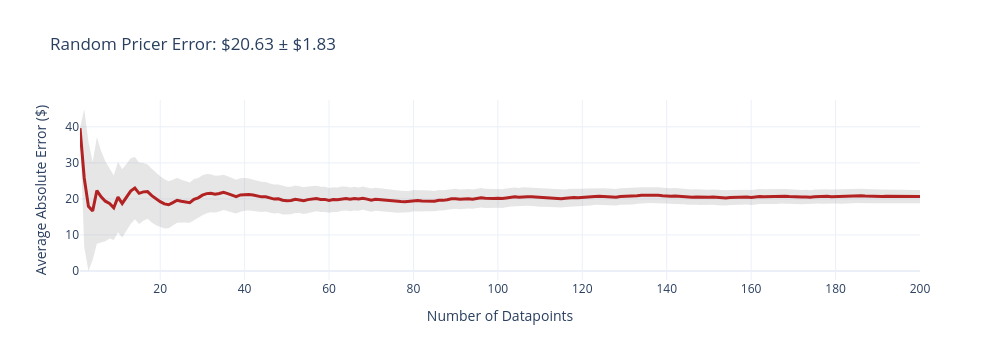
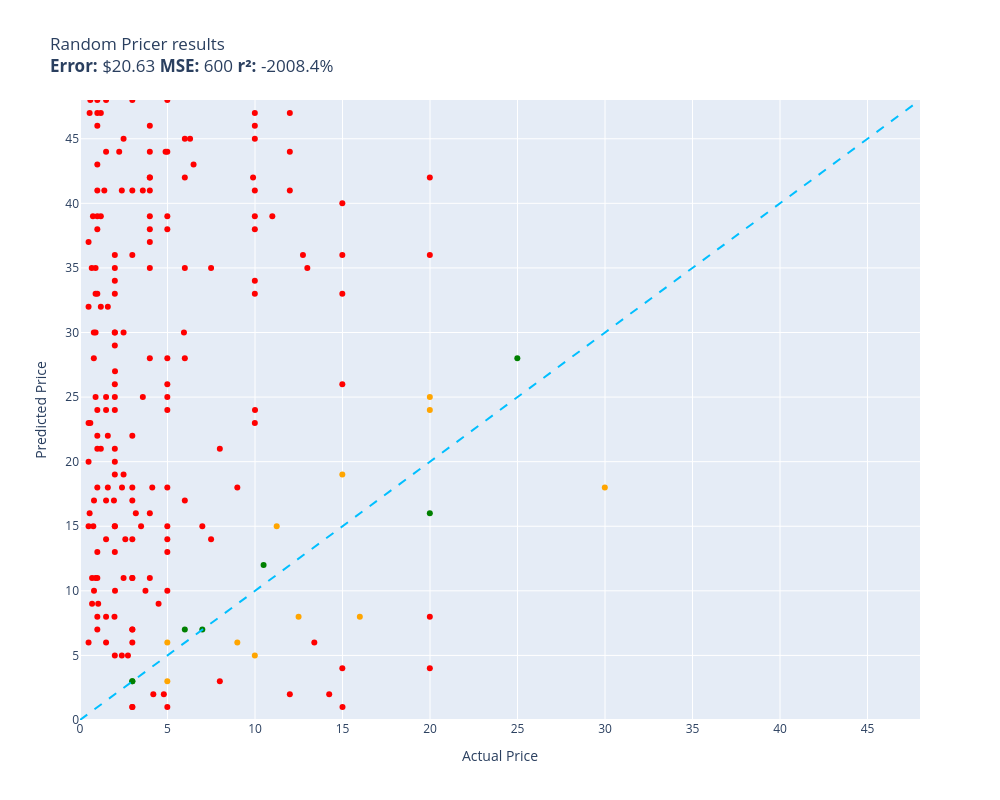

Here is the notebook cell these charts were saved with, in order:
### Code cell
random.seed(42)
evaluate(random_pricer, test)

### Figure 1 — Plotly figure (JSON) as saved in the notebook; plotly's stock layout.template omitted (floating-point values rounded to 4 significant figures; data arrays with more than 128 entries replaced by an {"elided": "..."} marker saying what was removed)
{"data": [{"fill": "toself", "fillcolor": "rgba(128,128,128,0.2)", "hoverinfo": "skip", "line": {"color": "rgba(255,255,255,0)"}, "name": "95% CI", "showlegend": false, "type": "scatter", "x": {"elided": "400 int values"}, "y": {"elided": "400 float values"}}, {"customdata": {"elided": "200x1 float values"}, "hovertemplate": "n=%{x}<br>Avg Error=$%{y:,.2f}<br>±95% CI=$%{customdata[0]:,.2f}<extra></extra>", "line": {"color": "firebrick", "width": 3}, "mode": "lines", "name": "Cumulative Avg Error", "type": "scatter", "x": {"elided": "200 int values"}, "y": {"elided": "200 float values"}}], "layout": {"height": 360, "showlegend": false, "title": {"text": "Random Pricer Error: $20.63 ± $1.83"}, "width": 1000, "xaxis": {"title": {"text": "Number of Datapoints"}}, "yaxis": {"title": {"text": "Average Absolute Error ($)"}}}}

### Figure 2 — Plotly figure (JSON) as saved in the notebook; plotly's stock layout.template omitted (floating-point values rounded to 4 significant figures; data arrays with more than 128 entries replaced by an {"elided": "..."} marker saying what was removed)
{"data": [{"customdata": {"elided": "182x1 str values"}, "hovertemplate": "%{customdata[0]}<extra></extra>", "legendgroup": "red", "marker": {"color": "red", "size": 6, "symbol": "circle"}, "mode": "markers", "name": "red", "orientation": "v", "showlegend": true, "type": "scatter", "x": {"elided": "182 float values"}, "xaxis": "x", "y": {"elided": "182 int values"}, "yaxis": "y"}, {"customdata": [["Combat Mission: Red Thunder\nGuess=$18.00 Actual=$29.99"], ["Rogue Rocks\nGuess=$6.00 Actual=$4.99"], ["異星病毒Alien virus\nGuess=$3.00 Actual=$4.99"], ["Ark of Artemis\nGuess=$6.00 Actual=$8.99"], ["Harvest Moon: Light of Hope Special Edit...\nGuess=$24.00 Actual=$19.99"], ["The Battle of Sol\nGuess=$5.00 Actual=$9.99"], ["Mega City Force\nGuess=$15.00 Actual=$11.24"], ["Deadside\nGuess=$8.00 Actual=$12.49"], ["R-Type Final 2\nGuess=$25.00 Actual=$19.99"], ["Dragon Marked For Death\nGuess=$8.00 Actual=$15.99"], ["Daymare: 1994 Sandcastle\nGuess=$19.00 Actual=$14.99"]], "hovertemplate": "%{customdata[0]}<extra></extra>", "legendgroup": "orange", "marker": {"color": "orange", "size": 6, "symbol": "circle"}, "mode": "markers", "name": "orange", "orientation": "v", "showlegend": true, "type": "scatter", "x": [29.99, 4.99, 4.99, 8.99, 19.99, 9.99, 11.24, 12.49, 19.99, 15.99, 14.99], "xaxis": "x", "y": [18, 6, 3, 6, 24, 5, 15, 8, 25, 8, 19], "yaxis": "y"}, {"customdata": [["橙天の銀翼　～スカイランドの魔女と巫女～\nGuess=$7.00 Actual=$5.99"], ["Purrfect Apawcalypse: Patches' Infurno\nGuess=$7.00 Actual=$6.99"], ["Dungen\nGuess=$3.00 Actual=$2.99"], ["Ludoria\nGuess=$16.00 Actual=$19.99"], ["Thrills & Chills - Roller Coasters\nGuess=$3.00 Actual=$2.99"], ["STAR OCEAN THE SECOND STORY R\nGuess=$28.00 Actual=$24.99"], ["CHROMA+ELEKTRON\nGuess=$12.00 Actual=$10.49"]], "hovertemplate": "%{customdata[0]}<extra></extra>", "legendgroup": "green", "marker": {"color": "green", "size": 6, "symbol": "circle"}, "mode": "markers", "name": "green", "orientation": "v", "showlegend": true, "type": "scatter", "x": [5.99, 6.99, 2.99, 19.99, 2.99, 24.99, 10.49], "xaxis": "x", "y": [7, 7, 3, 16, 3, 28, 12], "yaxis": "y"}, {"hoverinfo": "skip", "line": {"color": "deepskyblue", "dash": "dash", "width": 2}, "mode": "lines", "name": "y = x", "showlegend": false, "type": "scatter", "x": [0, 48], "y": [0, 48]}], "layout": {"height": 800, "legend": {"title": {"text": "color"}, "tracegroupgap": 0}, "showlegend": false, "title": {"text": "Random Pricer results<br><b>Error:</b> $20.63 <b>MSE:</b> 600 <b>r²:</b> -2008.4%"}, "width": 1000, "xaxis": {"anchor": "y", "domain": [0, 1], "range": [0, 48], "title": {"text": "Actual Price"}}, "yaxis": {"anchor": "x", "domain": [0, 1], "range": [0, 48], "title": {"text": "Predicted Price"}}}}
